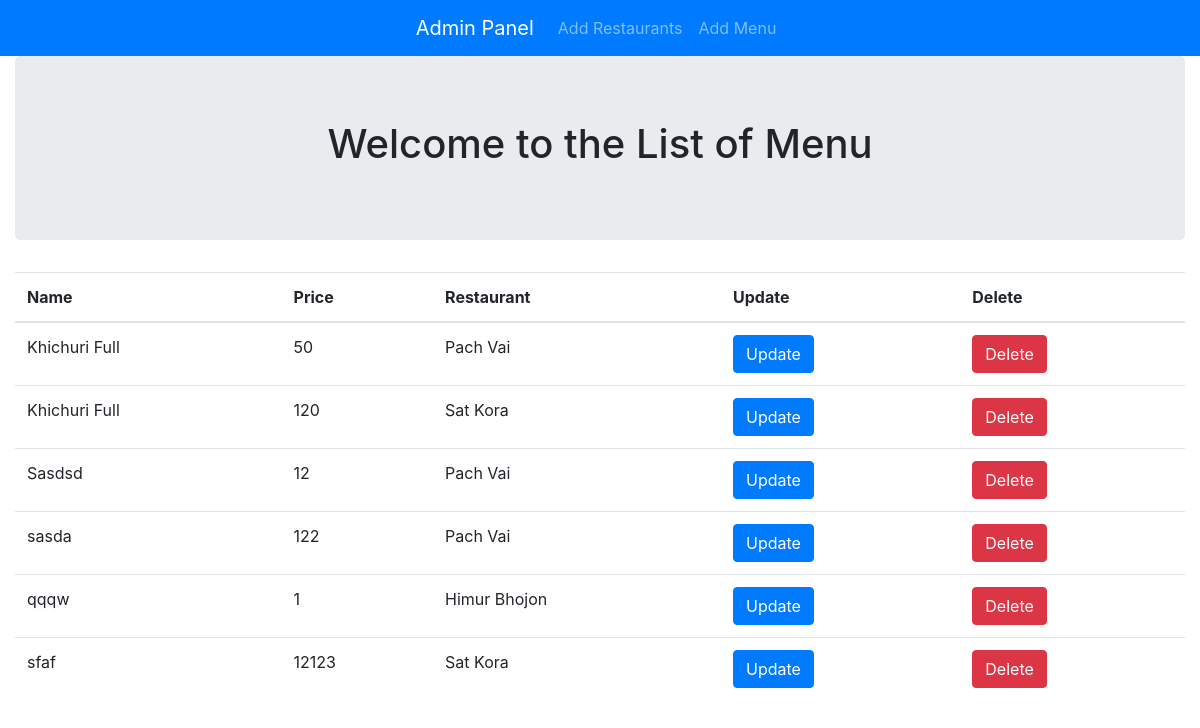
/menu/, run on an earlier commit of the app's database.
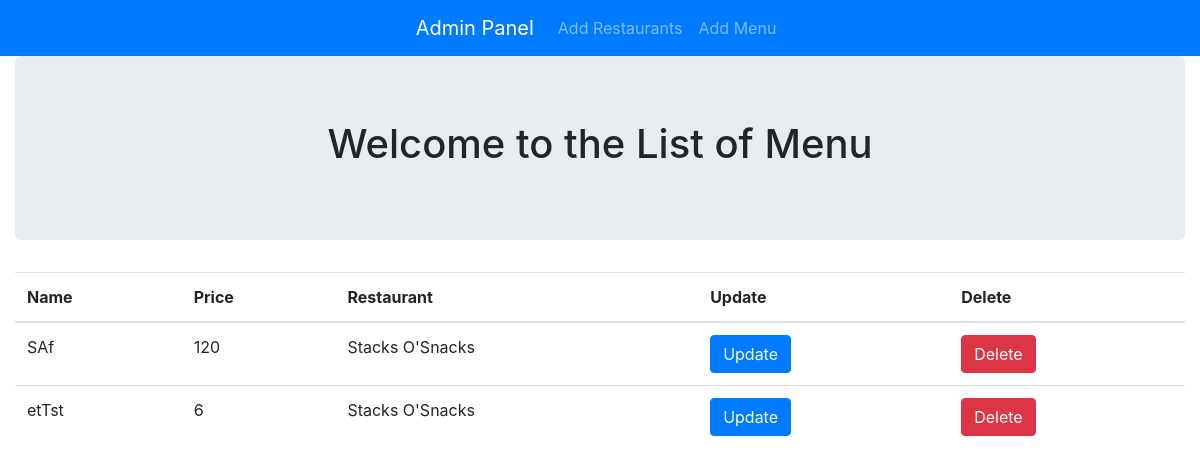
And on a later commit of the database.
### food_menu_app/models.py (models this page shows, shortened)
class Menu(models.Model):
    name = models.CharField(max_length=256)
    price = models.IntegerField()
    catagory = models.CharField(max_length=256,null=True)
    restaurant = models.ForeignKey(Restaurant,related_name='menu',on_delete=models.CASCADE)

class Restaurant(models.Model):
    name = models.CharField(max_length=256)
    location = models.CharField(max_length=256)
    def __str__(self):
        return self.name

### food_menu_app/views.py (the view)
# urls.py: url(r'^menu/$',MenuListView.as_view(),name="menu"),
class MenuListView(ListView):
    context_object_name = 'menus'
    template_name = "menu.html"
    model = models.Menu

### templates/menu.html
{% extends 'base.html' %} {% block content %}
<div class="container-fluid">
  <div class="jumbotron">
    <h1 align="center">Welcome to the List of Menu</h1>
  </div>
  <div class="table-responsive table-hover">
    <table class="table">
      <thead class="thead">
        <tr>
          <th>
            Name
          </th>
          <th>Price</th>
          <th>Restaurant</th>
          <th>Update</th>
          <th>Delete</th>
        </tr>
      </thead>
      <tbody>
        {% for menu in menus %}
        <tr>
          <td>{{menu.name}}</td>
          <td>{{menu.price}}</td>
          <td>{{menu.restaurant}}</td>
          <td><a class='btn btn-primary' href="{% url 'menu_update' pk=menu.pk %}">Update</a></td>
          <td><a class='btn btn-danger' href="{% url 'menu_delete' pk=menu.pk %}">Delete</a></td>
        </tr>
        {% endfor %}
      </tbody>
    </table>
  </div>
</div>
{% endblock content %}

What changed in the data, as far as the page shows it:
removed Menu: name "Khichuri Full", price "120", restaurant "Sat Kora"
removed Menu: name "Sasdsd", price "12", restaurant "Pach Vai"
removed Menu: name "sasda", price "122", restaurant "Pach Vai"
removed Menu: name "qqqw", price "1", restaurant "Himur Bhojon"
removed Menu: name "sfaf", price "12123", restaurant "Sat Kora"
changed Menu: name "Khichuri Full" → "SAf"; price "50" → "120"; restaurant "Pach Vai" → "Stacks O'Snacks"
added Menu: name "etTst", price "6", restaurant "Stacks O'Snacks"
